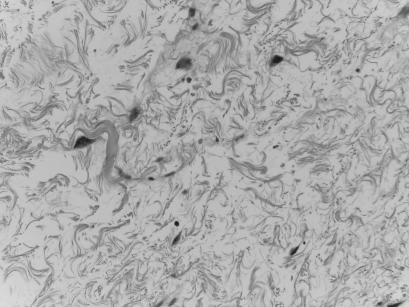
#> input picture GLCM e extraçao de caracteristicas/imagens_teste/red/img0.png, 409 x 307 px; its folder holds only this picture in this run
$ jupyter execute descritor_glcm.ipynb   (shell and % lines are left out)
#> lines starting #> are read from the running program, lines starting #| are printed output that depends on the picture
[cell 1]
import os
import numpy as np
import pandas as pd
import matplotlib.pyplot as plt
from skimage.io import imsave
from skimage.io import imread_collection, imread
from skimage.color import rgb2gray

[cell 2]
DIR = 'imagens_teste/red/*.png'
images = imread_collection(DIR)
#> images = 1 item

fig, ax = plt.subplots(1, 12, figsize=(40,40))
for i, image in enumerate(images):
    ax[i].imshow(image, cmap='gray')
#> this loop made 1 pass

[cell 3]
def gray_255_scale(image):
    arr = np.zeros(image.shape)
    for i in range(len(arr)):
        for j in range(len(arr[i])):
            arr[i][j] = int(round(image[i,j] * 255))
    return arr

[cell 4]
def homogeneity(image):
    soma = 0
    for i in range(len(image)):
        for j in range(len(image[i])):
            soma+=(image[i][j]/(1+((i-j)**2)))

    return soma

def variance(image):
    i_sum = 0
    j_sum = 0

    mean = np.mean(image)

    for i in range(len(image)):
        j_sum = 0
        for j in range(len(image[i])):
            j_sum += ((1-mean)**2)*image[i,j]
        i_sum+=j_sum

    return i_sum

def uniformity(image):
    sum_index_values = 0
    for i in image:
        for j in i:
            sum_index_values += j**2
    return sum_index_values

def entropy(image):
    sum_index_values = 0
    for i in image:
        for j in i:
            if j > 0:
                sum_index_values += j*np.log10(j)
    return -(sum_index_values)

def correlation(image):
    sum_index_values = 0

    for i in range(len(image)):
        for j in range(len(image[i])):
            if image[i,j] != 0:
                sum_index_values += (i - np.mean(image[i])) * (j - np.mean(image[:,j])) * image[i,j]/(np.std(image[i])*np.std(image[:,j]))
    return sum_index_values

def contrast(image):
    sum_index_values = 0

    for i in range(len(image)):
        for j in range(len(image[i])):
            sum_index_values += ((i - j) ** 2) * image[i,j]
    return sum_index_values

[cell 5]
def glcm(image, angle, distance, normalize=False):

    lines, columns = image.shape

    glcm_matrix = []
    glcm_lines=0
    glcm_columns=0

    if(angle==0):
        for i in range(lines):
            for j in range(columns-distance):
                reference = int(image[i][j])
                neighbour = int(image[i][j+distance])
                if(reference > glcm_lines):
                    glcm_lines = reference
                if(neighbour > glcm_columns):
                    glcm_columns = neighbour
        for i in range(glcm_lines+1):
            lista = []
            for j in range(glcm_columns+1):
                lista.append(0)
            glcm_matrix.append(lista)

        for i in range(lines):
            for j in range(columns-distance):
                reference = int(image[i][j])
                neighbour = int(image[i][j+distance])
                glcm_matrix[reference][neighbour]+=1
        if normalize == True:
            return (glcm_matrix - np.min(glcm_matrix))/np.ptp(glcm_matrix)
        return glcm_matrix

    if(angle == 90):
        for i in range(distance, lines, 1):
            for j in range(columns):
                reference = int(image[i][j])
                neighbour = int(image[i-distance][j])
                if(reference > glcm_lines):
                    glcm_lines = reference
                if(neighbour > glcm_columns):
                    glcm_columns = neighbour

        for i in range(glcm_lines+1):
            lista = []
            for j in range(glcm_columns+1):
                lista.append(0)
            glcm_matrix.append(lista)

        for i in range(distance, lines, 1):
            for j in range(columns):
                reference = int(image[i][j])
                neighbour = int(image[i-distance][j])
                glcm_matrix[reference][neighbour]+=1
        if normalize == True:
            return (glcm_matrix - np.min(glcm_matrix))/np.ptp(glcm_matrix)
        return glcm_matrix

    if(angle == 45):
        for i in range(distance, lines, 1):
            for j in range(distance, columns, 1):
                reference = int(image[i][j])
                neighbour = int(image[i-distance][j-distance])
                if(reference > glcm_lines):
                    glcm_lines = reference
                if(neighbour > glcm_columns):
                    glcm_columns = neighbour

        for i in range(glcm_lines+1):
            lista = []
            for j in range(glcm_columns+1):
                lista.append(0)
            glcm_matrix.append(lista)

        for i in range(distance, lines, 1):
            for j in range(distance, columns, 1):
                reference = int(image[i][j])
                neighbour = int(image[i-distance][j-distance])
                glcm_matrix[reference][neighbour]+=1
        if normalize == True:
            return (glcm_matrix - np.min(glcm_matrix))/np.ptp(glcm_matrix)
        return glcm_matrix

    if(angle == 135):
        for i in range(distance, lines, 1):
            for j in range(columns-distance):
                reference = int(image[i][j])
                neighbour = int(image[i-distance][j+distance])
                if(reference > glcm_lines):
                    glcm_lines = reference
                if(neighbour > glcm_columns):
                    glcm_columns = neighbour

        for i in range(glcm_lines+1):
            lista = []
            for j in range(glcm_columns+1):
                lista.append(0)
            glcm_matrix.append(lista)

        for i in range(distance, lines, 1):
            for j in range(columns-distance):
                reference = int(image[i][j])
                neighbour = int(image[i-distance][j+distance])
                glcm_matrix[reference][neighbour]+=1
        if normalize == True:
            return (glcm_matrix - np.min(glcm_matrix))/np.ptp(glcm_matrix)
        return glcm_matrix

[cell 6]
def descritor_glcm(imagem, angle, distance):
#> called with angle = 0, distance = 1
    glcm_images = []
    for i in range(len(imagem)):
        print("Imagem {}...".format(i+1))
        gray_im = rgb2gray(imagem[i])
        matriz_glcm = glcm(gray_255_scale(gray_im), angle, distance, normalize=True)

        #definição da classe da imagem
        classe = 0
        glcm_images.append([uniformity(np.array(matriz_glcm)), entropy(np.array(matriz_glcm)), contrast(np.array(matriz_glcm)), correlation(np.array(matriz_glcm)), variance(np.array(matriz_glcm)), homogeneity(np.array(matriz_glcm)), classe])
#> this loop made 1 pass
#> (lines in glcm, columns in glcm, classe) on pass 1: (307, 409, 0)
#> (printed output is left out)
#> pass 1, in descritor_glcm, `matriz_glcm = glcm(gray_255_scale(gray_im), angle, distance, normalize..`:
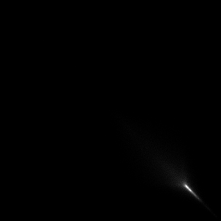
#> matriz_glcm: shape (221, 221) float64; min 0, max 1, mean 0.00266
#> after the loop, glcm_images = [[19.74, 166.1, 21376.8, 1.07e+11, 129.4, 26.72, 0]]

    return glcm_images

[cell 7]
#Aplicando com os parâmetros Ângulo = 0 e Distância = 1
columns = ['uniformity', 'entropy', 'contrast', 'correlation', 'variance', 'homogeneity', 'Classe']
data = pd.DataFrame(descritor_glcm(images, 0, 1),columns=columns)
#> data = table of 1 rows and 7 columns
data
#> Out = table of 1 rows and 7 columns

[cell 8]
#Aplicando com os parâmetros Ângulo = 45 e Distância = 1
columns = ['uniformity', 'entropy', 'contrast', 'correlation', 'variance', 'homogeneity', 'Classe']
data2 = pd.DataFrame(descritor_glcm(images, 45, 1),columns=columns)
#> the loop in descritor_glcm (call 2), `for i in range(len(imagem)):` made 1 pass
#> (printed output is left out)
#> data2 = table of 1 rows and 7 columns
data2
#> Out = table of 1 rows and 7 columns

[cell 9]
#Aplicando com os parâmetros Ângulo = 0 e Distância = 2
columns = ['uniformity', 'entropy', 'contrast', 'correlation', 'variance', 'homogeneity', 'Classe']
data3 = pd.DataFrame(descritor_glcm(images, 45, 2),columns=columns)
#> data3 = table of 1 rows and 7 columns
data3
#> Out = table of 1 rows and 7 columns


$ run again, on GLCM e extraçao de caracteristicas/imagens_teste/red/img24.png
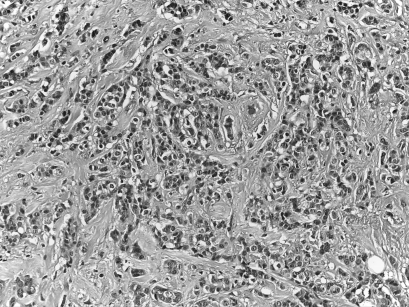
#> input picture GLCM e extraçao de caracteristicas/imagens_teste/red/img24.png, 409 x 307 px
#> images = 1 item
#> the loop `for i, image in enumerate(images):` made 1 pass
#> the loop in descritor_glcm, `for i in range(len(imagem)):` made 1 pass
#> (lines in glcm, columns in glcm, classe) on pass 1: (307, 409, 0)
#> (printed output is left out)
#> after the loop in descritor_glcm, `for i in range(len(imagem)):`: glcm_images = [[415, 2130.5, 3163087.7, 1.44e+10, 2195.9, 124.4, 0]]
#> data = table of 1 rows and 7 columns
#> the loop in descritor_glcm (call 2), `for i in range(len(imagem)):` made 1 pass
#> (printed output is left out)
#> pass 1, in descritor_glcm (call 2), `matriz_glcm = glcm(gray_255_scale(gray_im), angle, distance, normalize..`:
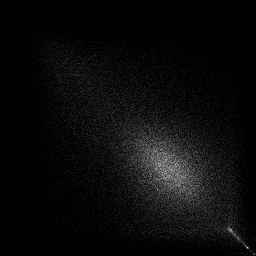
#> matriz_glcm: shape (256, 256) float64; min 0, max 1, mean 0.0443
#> after the loop in descritor_glcm (call 2), `for i in range(len(imagem)):`: glcm_images = [[544.2, 2518.1, 5680565.8, 1.46e+10, 2651.9, 118.8, 0]]
#> data2 = table of 1 rows and 7 columns
#> the loop in descritor_glcm (call 3), `for i in range(len(imagem)):` made 1 pass
#> (printed output is left out)
#> pass 1, in descritor_glcm (call 3), `matriz_glcm = glcm(gray_255_scale(gray_im), angle, distance, normalize..`:
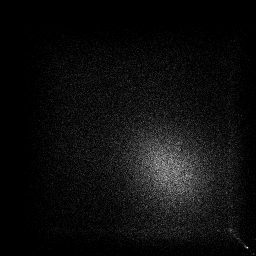
#> matriz_glcm: shape (256, 256) float64; min 0, max 1, mean 0.0541
#> after the loop in descritor_glcm (call 3), `for i in range(len(imagem)):`: glcm_images = [[696, 2971.8, 11386628.7, 1.51e+10, 3173.2, 103.3, 0]]
#> data3 = table of 1 rows and 7 columns
